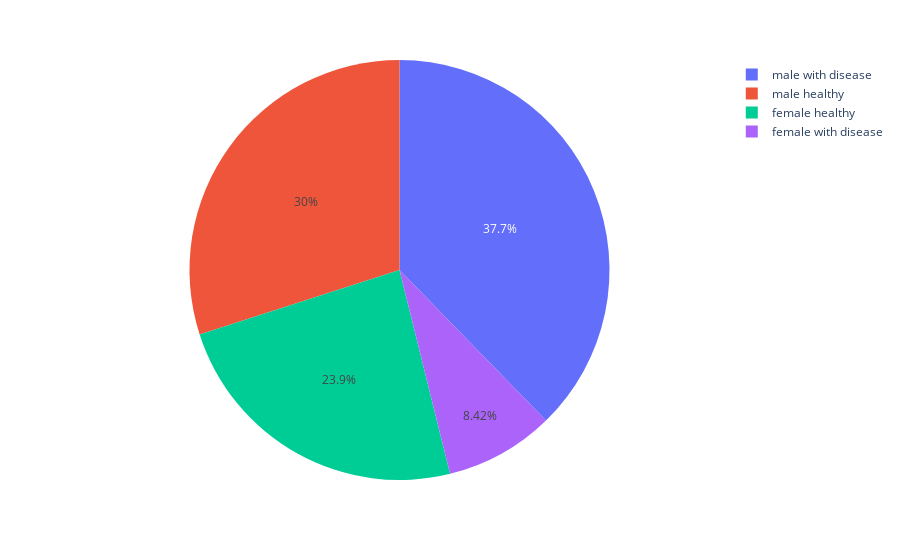

The notebook cell saved with this chart:
### Code cell
fig = px.pie(df_condition_by_sex, values=df_condition_by_sex.values, 
             names=['female healthy', 'male healthy', 'female with disease', 'male with disease'])
fig.show()

### Figure 1 — Plotly figure (JSON) as saved in the notebook; plotly's stock layout.template omitted (floating-point values rounded to 4 significant figures)
{"data": [{"domain": {"x": [0, 1], "y": [0, 1]}, "hovertemplate": "label=%{label}<br>value=%{value}<extra></extra>", "labels": ["female healthy", "male healthy", "female with disease", "male with disease"], "legendgroup": "", "name": "", "showlegend": true, "type": "pie", "values": [71, 89, 25, 112]}], "layout": {"legend": {"tracegroupgap": 0}, "margin": {"t": 60}}}
